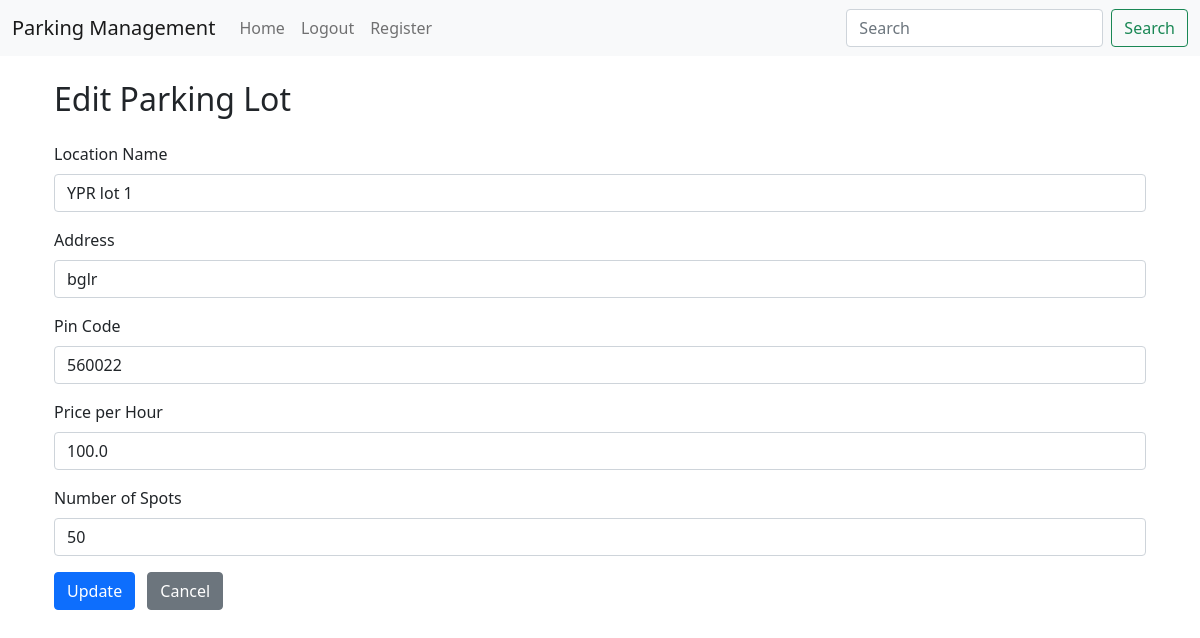
/edit_parking/1 (signed in), run on an earlier commit of the app's database.
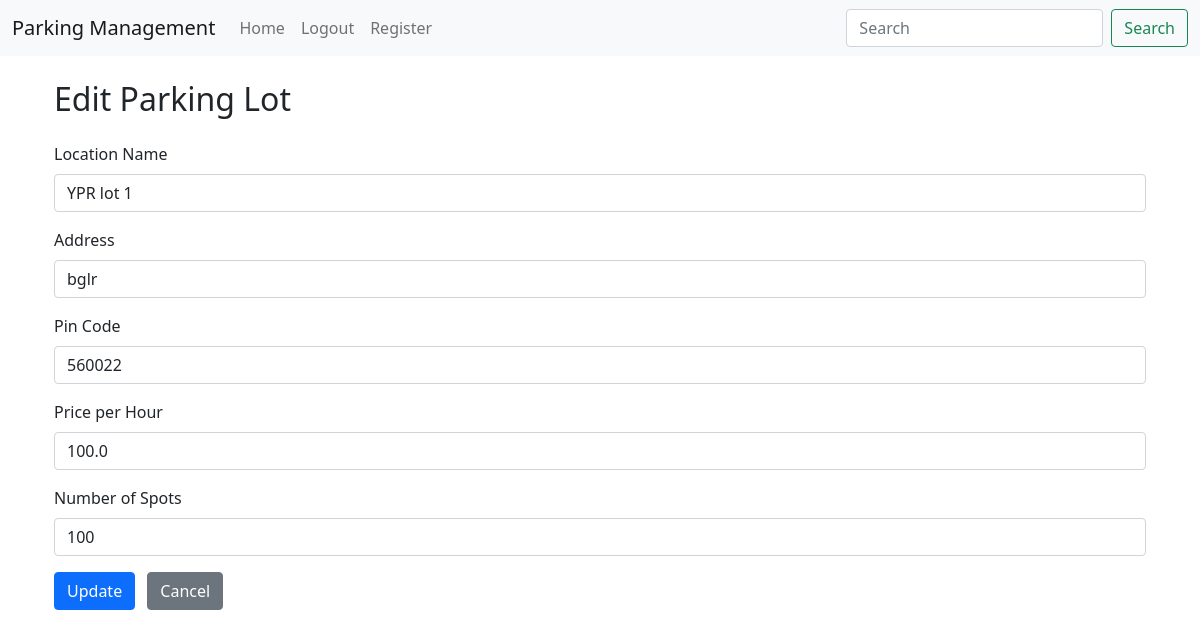
And on a later commit of the database.
### app.py (models this page shows)
class Parking(db.Model):
    __tablename__='parking'
    id=db.Column(db.Integer,primary_key=True)
    primary_location_name=db.Column(db.String(20),nullable=False)
    address=db.Column(db.String(20),nullable=False)
    pin_code=db.Column(db.String(20),nullable=False)
    price=db.Column(db.Float,nullable=False)
    number_of_spots = db.Column(db.Integer,nullable=False)
    spots=db.relationship('parkingSpot',back_populates='parking', cascade='all, delete-orphan')

### app.py (the view, shortened to what this page needs)
@app.route('/edit_parking/<int:parking_id>', methods=['GET', 'POST'])
def edit_parking(parking_id):
    if 'username' not in session or session['username'] != 'admin':
        return redirect(url_for('login'))
    parking = Parking.query.get_or_404(parking_id)
    return render_template('edit_parking.html', parking=parking)

### templates/edit_parking.html (shortened to what this page needs)
{% extends 'base.html' %}
{% block content %}
<div class="container mt-4">
    <h2 class="mb-4">Edit Parking Lot</h2>
    <form method="POST" action="">
        <div class="mb-3">
            <label for="primary_location_name" class="form-label">Location Name</label>
            <input type="text" class="form-control" id="primary_location_name" name="primary_location_name" value="{{ parking.primary_location_name }}" required>
        </div>
        <div class="mb-3">
            <label for="address" class="form-label">Address</label>
            <input type="text" class="form-control" id="address" name="address" value="{{ parking.address }}" required>
        </div>
        <div class="mb-3">
            <label for="pin_code" class="form-label">Pin Code</label>
            <input type="text" class="form-control" id="pin_code" name="pin_code" value="{{ parking.pin_code }}" required>
        </div>
        <div class="mb-3">
            <label for="price" class="form-label">Price per Hour</label>
            <input type="number" class="form-control" id="price" name="price" value="{{ parking.price }}" step="0.01" required>
        </div>
        <div class="mb-3">
            <label for="number_of_spots" class="form-label">Number of Spots</label>
            <input type="number" class="form-control" id="number_of_spots" name="number_of_spots" value="{{ parking.number_of_spots }}" required>
        </div>
        <button type="submit" class="btn btn-primary">Update</button>
        <a href="{{ url_for('admin') }}" class="btn btn-secondary ms-2">Cancel</a>
    </form>
</div>
{% endblock %}

### templates/base.html (shortened to what this page needs)
<!DOCTYPE html>
<html lang="en">
<head>
    <link href="https://cdn.jsdelivr.net/npm/bootstrap@5.1.3/dist/css/bootstrap.min.css" rel="stylesheet"
>
</head>
<body>
    <nav class="navbar navbar-expand-lg navbar-light bg-light">
        <div class="container-fluid">
            <a class="navbar-brand" href="/">Parking Management</a>
            <div class="collapse navbar-collapse" id="navbarSupportedContent">
                <ul class="navbar-nav me-auto mb-2 mb-lg-0">
                    <li class="nav-item">
                        <a class="nav-link {% if request.path == '/' %}active{% endif %}" href="/">Home</a>
                    </li>
                     {% if session['username'] %}
                    <li class="nav-item">
                         <a class="nav-link" href="/logout">Logout</a>
                    </li>
                     {% else %}
                    <li class="nav-item">
                        <a class="nav-link" href="/login">Login</a>
                    </li>
                    {% endif %}
                    <li class="nav-item">
                        <a class="nav-link" href="/register">Register</a>
                    </li>
                </ul>
                <form class="d-flex">
                    <input class="form-control me-2" type="search" placeholder="Search" aria-label="Search">
                    <button class="btn btn-outline-success" type="submit">Search</button>
                </form>
            </div>
        </div>
    </nav>
    <div class="container mt-4">
        {% block content %}{% endblock %}
    </div>
</body>
</html>

What changed in the data, as far as the page shows it:
changed Parking "YPR lot 1": number_of_spots "50" → "100"
